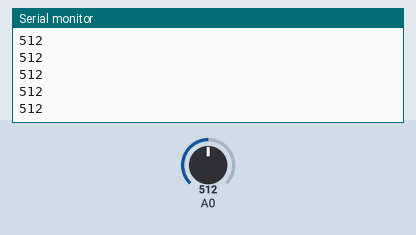
Recording of a sketch running on a simulated ESP8266 (NodeMCU). Shown: the last lines printed to the serial monitor. The test bench sets the inputs (shaded band); at power-on: A0 = 512.

Above: at 1.2 s.
1.3 s: A0 set to 716
At 1.31 s:
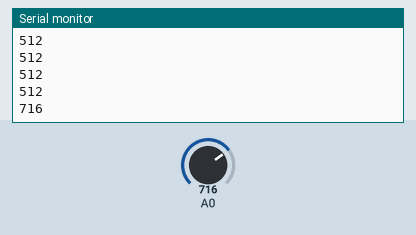
2.8 s: A0 set to 900
At 2.81 s:
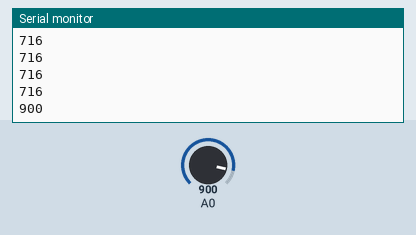
Timing chart, 0 to 5.8 s (numbered marks = the images above; inputs shaded):
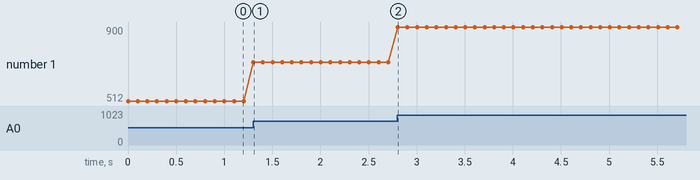

Measured:
- after the input at 1.3 s, the serial monitor: prints a new line at once (image 1)
- after the input at 2.8 s, the serial monitor: prints a new line at once (image 2)
- plotted number 1: 512 → 716 after the input at 1.3 s, 716 → 900 after the input at 2.8 s

The sketch:

DataGet.ino
```cpp
#include <ESP8266WiFi.h>
#include <espnow.h>

int force_value;

void setup() {
  Serial.begin(9600);//初始化串口，设置其波特率为9600

  WiFi.disconnect();//断开WIFI连接

}

void loop() {
  force_value = analogRead(A0);
  Serial.println(force_value);
  delay(100);
}
```
